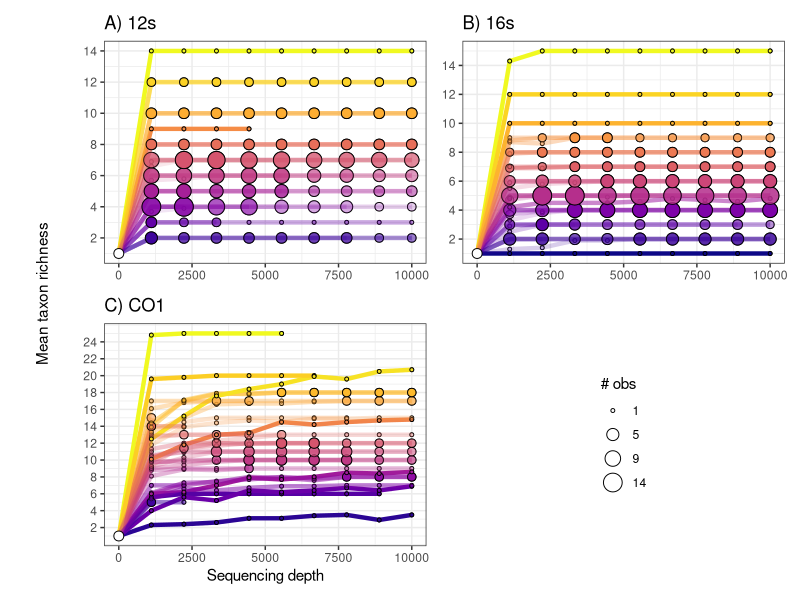

Write R code to recreate this figure.
#load libraries
library(dplyr)
library(ggplot2)
library(tidyr)
library(viridis)
library(patchwork)

#load data and format it for plotting
taxdat_12s <- read.csv("data/12S_final5_taxa_table_richness-rarefaction-10000.csv")%>%
          gather(key = "var",value = "count",depth.1_iter.1:depth.10000_iter.10)%>%
          separate(var,into=c("var1","var2"),sep="_")%>%
          mutate(depth=as.numeric(gsub("depth.","",var1)),
                 iteration=gsub("iter.","",var2),
                 marker="12s")%>%
          select(sample.id,depth,iteration,count,marker)

taxdat_16s <- read.csv("data/16S_final5_taxa_table_richness_rarefaction-10000.csv")%>%
              gather(key = "var",value = "count",depth.1_iter.1:depth.10000_iter.10)%>%
              separate(var,into=c("var1","var2"),sep="_")%>%
              mutate(depth=as.numeric(gsub("depth.","",var1)),
                     iteration=gsub("iter.","",var2),
                     marker="16s")%>%
              select(sample.id,depth,iteration,count,marker)

taxdat_CO1 <- read.csv("data/CO1_final2_taxa_table_richness-rarefaction-10000.csv")%>%
              gather(key = "var",value = "count",depth.1_iter.1:depth.10000_iter.10)%>%
              separate(var,into=c("var1","var2"),sep="_")%>%
              mutate(depth=as.numeric(gsub("depth.","",var1)),
                     iteration=gsub("iter.","",var2),
                     marker="CO1")%>%
              select(sample.id,depth,iteration,count,marker)



taxdat <- rbind(taxdat_12s,taxdat_16s,taxdat_CO1)

taxdat_processed <- taxdat%>%
                    group_by(marker,sample.id,depth)%>%
                    summarise(mn=mean(count,na.rm=T),
                              sd=sd(count,na.rm=T),
                              se=sd/sqrt(10))%>%
                    ungroup()%>%
                    data.frame()

groups <- taxdat_processed%>%
          group_by(marker,sample.id)%>%
          summarise(max=max(mn,na.rm=T))%>%
          ungroup()%>%
          data.frame()%>%
          arrange(marker,max)

taxdat_processed2 <- taxdat_processed%>%
                     left_join(.,groups)

group_num <- taxdat_processed2%>%
             group_by(marker,max)%>%
             summarise(sample_n = length(unique(sample.id)))%>%
             ungroup()%>%
             data.frame()

group_depth <- taxdat_processed2%>%
               filter(!is.na(mn))%>%
               group_by(marker,max)%>%
               summarise(max_depth = max(depth,na.rm=T))%>%
               ungroup()%>%
               data.frame()
                     
taxdat_processed3 <- taxdat_processed2%>%
                     left_join(.,group_num)%>%
                     mutate(alpha = 1/sample_n) #this will get the alpha right

count_df <- taxdat_processed3%>%
            group_by(marker,max,depth,mn)%>%
            summarise(count=length(unique(sample.id)))%>%
            ungroup()%>%
            left_join(.,group_num)%>%
            mutate(alpha = 1/sample_n*count)%>%
            data.frame()

#now construct the plotting elements for each marker, with slight adjustments to the plots for assembly using patchwork

#12s primer
  plot_12s <- ggplot()+
    geom_point(data=count_df%>%filter(depth>1,marker=="12s"),
               aes(x=depth,y=mn,size=count),pch=21,col="black",show.legend=FALSE)+
    geom_line(data=taxdat_processed3%>%filter(!is.na(mn),marker=="12s"),
              aes(x=depth,y=mn,group=sample.id,col=factor(max),alpha=alpha),lwd=1.5,show.legend=FALSE)+
    geom_point(data=count_df%>%filter(depth>1,marker=="12s"),
               aes(x=depth,y=mn,fill=factor(max),alpha=alpha,size=count),pch=21,col="black",show.legend=FALSE)+
    geom_point(aes(x=0,y=1),col="black",fill="white",pch=21,size=3)+
    labs(x="Sequencing depth",y="",size="# obs",title="A) 12s")+
    theme_bw()+
    scale_y_continuous(breaks=seq(2,15,2))+
    scale_color_viridis(discrete=T,option="C")+
    scale_size_continuous(breaks=c(1,5,9,14))+
    scale_fill_viridis(discrete=T,option="C")+
    theme(legend.position = "none",
          axis.title.x = element_blank(),
          axis.title.y = element_blank())
#16s primer
  plot_16s <- ggplot()+
    geom_point(data=count_df%>%filter(depth>1,marker=="16s"),
               aes(x=depth,y=mn,size=count),pch=21,col="black")+
    geom_line(data=taxdat_processed3%>%filter(!is.na(mn),marker=="16s"),
              aes(x=depth,y=mn,group=sample.id,col=factor(max),alpha=alpha),lwd=1.5,show.legend=FALSE)+
    geom_point(data=count_df%>%filter(depth>1,marker=="16s"),
               aes(x=depth,y=mn,fill=factor(max),alpha=alpha,size=count),pch=21,col="black",show.legend=FALSE)+
    geom_point(aes(x=0,y=1),col="black",fill="white",pch=21,size=3)+
    labs(x="Sequencing depth",y="",size="# obs",title="B) 16s")+
    theme_bw()+
    scale_y_continuous(breaks=seq(2,15,2))+
    scale_color_viridis(discrete=T,option="C")+
    scale_size_continuous(breaks=c(1,5,9,14))+
    scale_fill_viridis(discrete=T,option="C")+
    theme(legend.position = "bottom",
          axis.title.x = element_blank(),
          axis.title.y = element_blank())

#CO1 primer
  plot_co1 <- ggplot()+
    geom_point(data=count_df%>%filter(depth>1,marker=="CO1"),
               aes(x=depth,y=mn,size=count),pch=21,col="black",show.legend=FALSE)+
    geom_line(data=taxdat_processed3%>%filter(!is.na(mn),marker=="CO1"),
              aes(x=depth,y=mn,group=sample.id,col=factor(max),alpha=alpha),lwd=1.5,show.legend=FALSE)+
    geom_point(data=count_df%>%filter(depth>1,marker=="CO1"),
               aes(x=depth,y=mn,fill=factor(max),alpha=alpha,size=count),pch=21,col="black",show.legend=FALSE)+
    geom_point(aes(x=0,y=1),col="black",fill="white",pch=21,size=3)+
    labs(x="Sequencing depth",y="",size="# obs",title="C) CO1")+
    theme_bw()+
    scale_y_continuous(breaks=seq(2,25,2))+
    scale_color_viridis(discrete=T,option="C")+
    scale_size_continuous(breaks=c(1,5,9,14),)+
    scale_fill_viridis(discrete=T,option="C")+
    theme(legend.position = "none",
          axis.title.y = element_blank()) 
  
  p_lab <- ggplot() + 
            annotate(geom = "text", x = 1, y = 1, label = "Mean taxon richness", angle = 90) +
            coord_cartesian(clip = "off")+
            theme_void()

#combined into one plot 
  combo_plot = p_lab + {(plot_12s+plot_16s+plot_co1+guide_area()) + plot_layout(nrow=2,guides="collect") & theme(legend.position="right")} + plot_layout(ncol=2,widths=c(0.1,1))

#save plot
  ggsave("output/taxonrichness_seqdepth.png",combo_plot,width=7,height=6,units="in",dpi=300)
